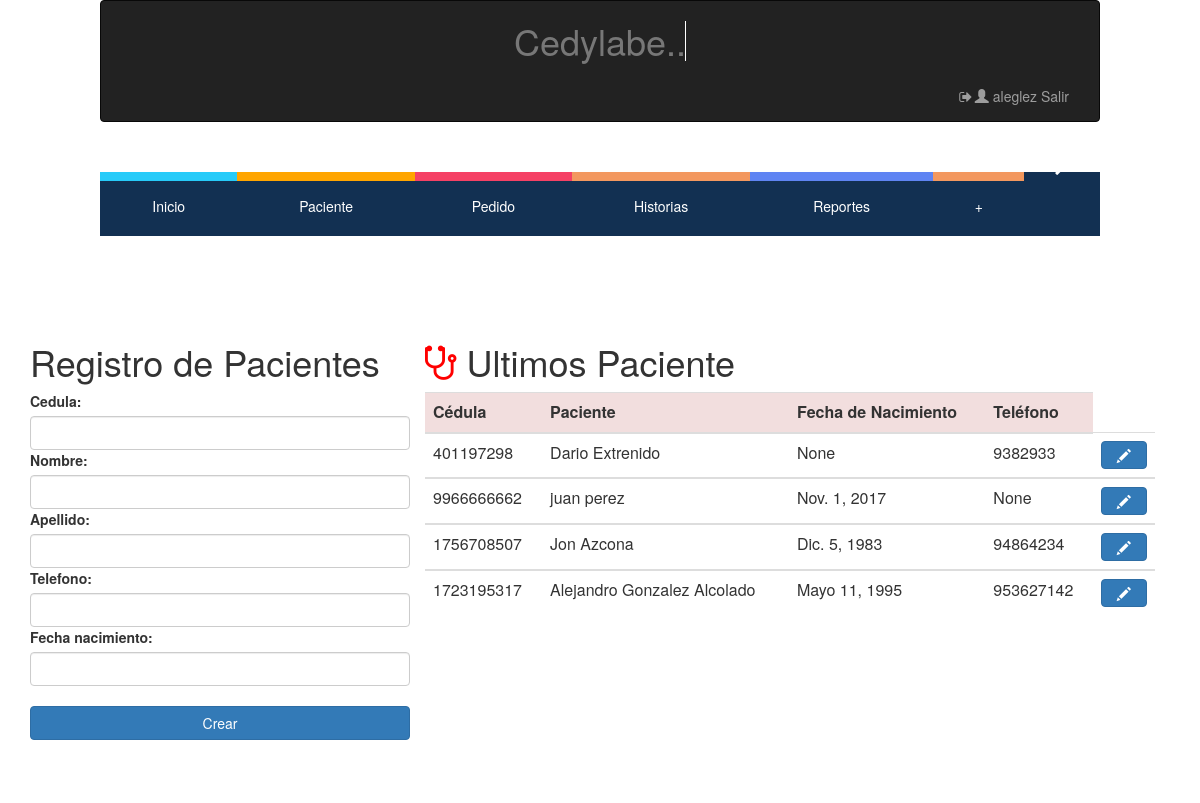
Before: /crear/paciente/ (signed in) with the older database file.
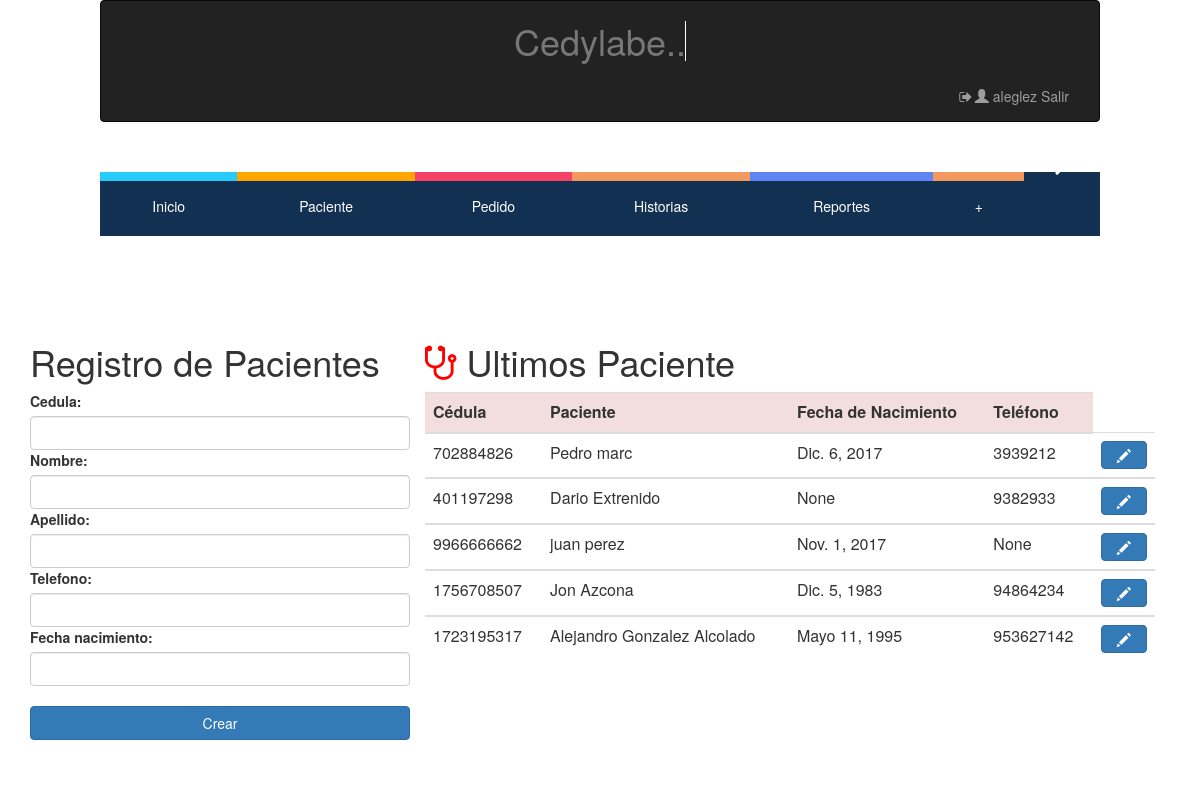
After: the same page with the newer database file.
### hcapp/models.py (models this page shows, shortened)
class Paciente (models.Model):
    Cedula = models.IntegerField(null=False, blank=False, unique=True, error_messages={'unique':"Ya existe un paciente con esta cédula en el sistema"}) # es necesaria?
    Nombre = models.CharField(max_length=128, null=False, blank=False)
    Apellido = models.CharField(max_length=128, null=False, blank=False)
    Telefono = models.IntegerField(validators=[MaxValueValidator(9999999999)], null=True, blank=True)
    Fecha_nacimiento= models.DateField(null= True, blank=True)
    Fecha_ingreso= models.DateField(auto_now=True, auto_now_add=False)
    '''def save(self, *args, **kwargs):
        if not self.Edad:
            self.Edad = calculate_age(self.Fecha_nacimiento)
        super(Paciente, self).save(*args, **kwargs)'''

### hcapp/views.py (the view)
# urls.py: url(r'^crear/paciente/$',login_required(views.CrearPaciente.as_view()) ,name="Crear-Paciente"),
class CrearPaciente(generic.CreateView):
    model = Paciente
    fields = ['Cedula','Nombre','Apellido','Telefono','Fecha_nacimiento']
    template_name_suffix ='_form'
    success_url =reverse_lazy('hcapp:Crear-Paciente')
    def get_form(self, form_class=None ):
        form = super(CrearPaciente, self).get_form(form_class)
        form.fields['Cedula'].validators=[validar_cedula]
        for x, y in form.fields.items():
            form.fields[x].widget.attrs.update({'class': 'form-control'})
        return form
    def get_context_data(self, **kwargs):
        ctx = super(CrearPaciente, self).get_context_data(**kwargs)
        ultimos=Paciente.objects.all().order_by('-Fecha_ingreso')[:10]
        ctx['ultimos'] = ultimos
        return ctx

### hcapp/templates/hcapp/paciente_form.html (shortened to what this page needs)
{% extends "hcapp/index.html" %}
{% load staticfiles %}
{% block contenido %}
<div class="container">
  <div class="col-md-4">
    <form name="formulario_pacientes" method="post">
      <div class="form-group row">
        <h1><center>Registro de Pacientes</center></h1>
          <div>
            {% include 'hcapp/form_template.html' %}
           <br>
            <button class="btn btn-primary btn-block"> Crear </button>
          <br>
          </div>
      </div>
    </form>
  </div>
  <div class="col-md-8">
    <table class="table Contextual Classes" border="0">
      <thead>
      <tr colspan="4" align="center"><center><h1><i class="fa fa-stethoscope" style="font-size:40px;color: red;"></i> Ultimos Paciente</h1></center></tr>
        <tr class="danger">
          <th>Cédula   </th>
          <th>Paciente </th>
          <th>Fecha de Nacimiento </th>
          <th>Teléfono </th>
        </tr>
      </thead>
       {% for paciente in ultimos %}
      <tbody>
        <tr>
          <td>
            {{paciente.Cedula}}
          </td>
          <td>
            {{paciente.Nombre }}  {{paciente.Apellido}}
          </td>
          <td>
            {{paciente.Fecha_nacimiento}}
          </td>
          <td>
            {{paciente.Telefono}}
          </td>
          <th>
            <button class="btn btn-primary btn-block" type="button" id="modificar_paciente"  onclick="window.location.href='/editar/paciente/{{ paciente.pk }}'">  <span class="glyphicon glyphicon-pencil"></span></button>
          </th>
        </tr>
      </tbody>
      {% endfor %}
    </table>
  </div>
</div>
{% endblock contenido %}

Changed rows visible on the page:
added Paciente: Cedula "702884826", Nombre "Pedro", Apellido "marc", Fecha_nacimiento "Dic. 6, 2017", Telefono "3939212"
